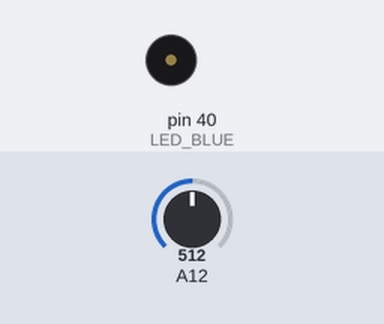
Bench run of a sketch on a simulated Arduino Mega 2560, built with avr-gcc and run on an emulated ATmega2560. On the bench: buzzer (waves = sounding). Inputs (shaded band) come from the test bench; at power-on: A12 = 512. What the sketch prints to the serial monitor is not drawn.

Above: at 0.7 s.
Timing chart, 0 to 3.5 s (numbered marks = the images above):
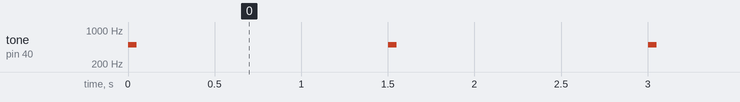

Measured:
- by itself, tone on pin 40 (LED_BLUE): alternates 500 Hz for 0.05 s and silent for 1.5 s

The sketch:

LM35DEMO.ino
```cpp
//
//  LM35 TempSensor demo
//  on TivaC LaunchPad
//
#define    TEMP_ADC_CH   28    //PE2
#define    LED_BLUE      40    //PF2

int16_t  sensorValue;
int32_t  mVolt;
int32_t  mTemp;
double  value;

static const int16_t offset = 0;


void setup()
{
  pinMode( LED_BLUE,OUTPUT );
  Serial.begin(38400);
  sensorValue = analogRead( TEMP_ADC_CH );

}

void loop()
{
  // put your main code here, to run repeatedly:
  sensorValue += analogRead( TEMP_ADC_CH );
  sensorValue /= 2;
  mVolt = map(sensorValue+offset, 0, 4096, 0, 3300);
  mTemp = map(sensorValue+offset, 0, 4096, 0, 3300);
  value = ((double)mTemp)/10.0;

  Serial.print( "Output:");
  Serial.print( mVolt );
  Serial.print( "mV ");

  Serial.print( "Temp:");
  Serial.print( value );
  Serial.print( "\n" );

  tone( LED_BLUE,500,50 );

  delay( 1500 );


}
```
